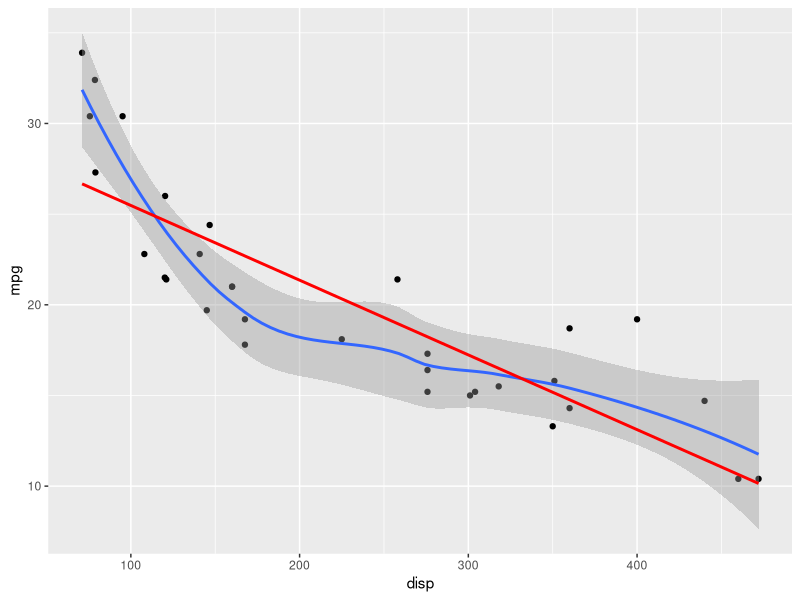
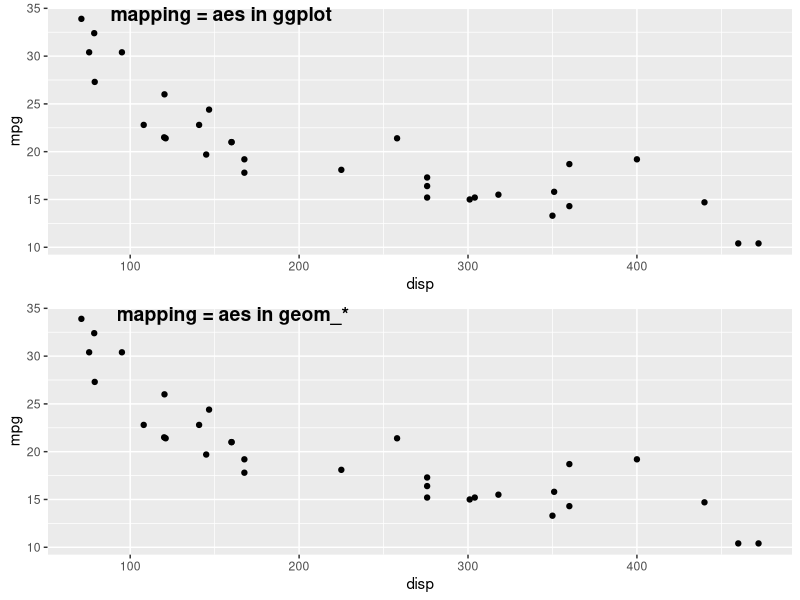
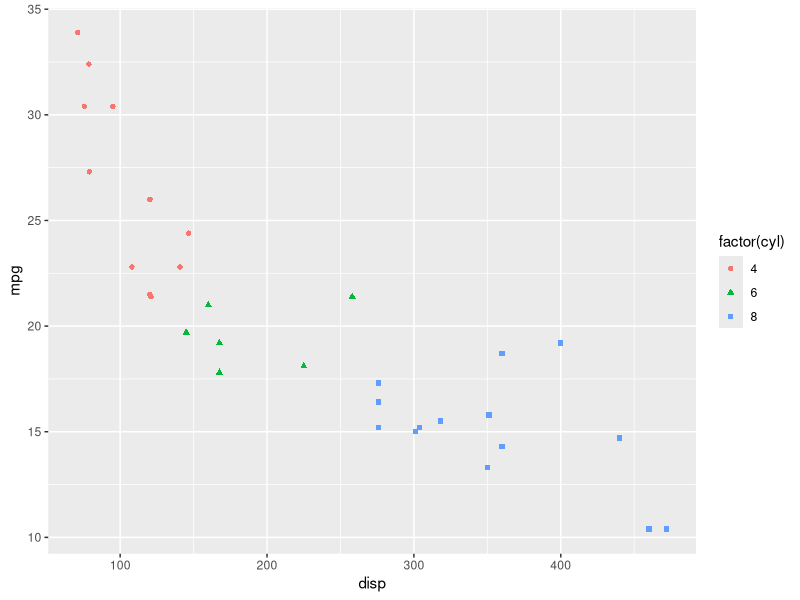
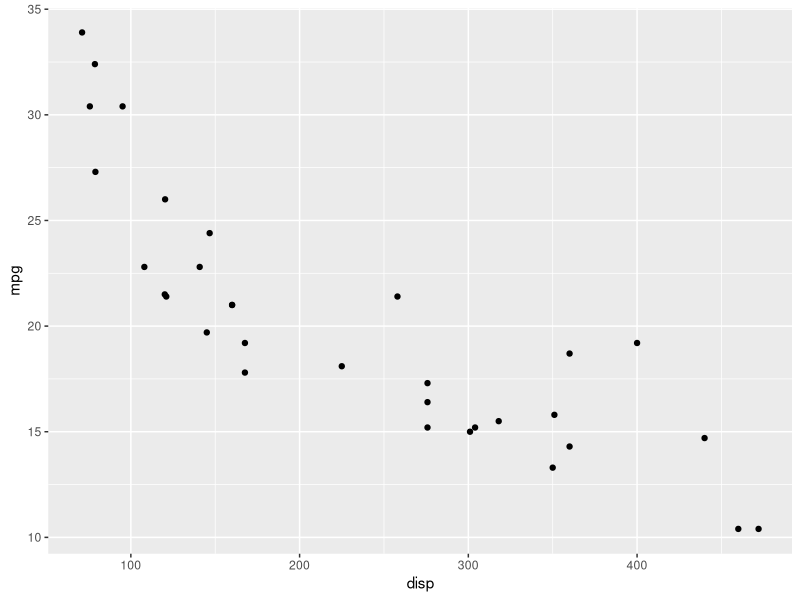

These figures' R source, in order:
## ---- chunk 1
#| label: setup
#| message: false
#| output: false
library(tidyverse)
library(ggpubr)
## ---- chunk 2
ggplot(
  data = mtcars, 
  mapping = aes(x = disp, y = mpg)
  ) + 
  geom_point() + 
  geom_smooth(level = 0.99) + 
  geom_smooth(method = "lm", 
              colour = "red", 
              se = FALSE)
## ---- chunk 3
gg1 <-   ggplot(data = mtcars, mapping = aes(x = disp, y = mpg)) +
  geom_point()

gg2 <-   ggplot(data = mtcars) +
  geom_point(mapping = aes(x = disp, y = mpg))

ggarrange(gg1, gg2, labels = c("mapping = aes in ggplot", "mapping = aes in geom_*"),
          nrow = 2)
## ---- chunk 4
ggplot() + 
  geom_point(
    data = mtcars, 
    mapping = aes(x = disp, y = mpg, 
                  shape = factor(cyl), 
                  colour = factor(cyl)))
## ---- chunk 5
ggplot(data = mtcars, mapping = aes(x = disp, y = mpg)) + 
  geom_point()
